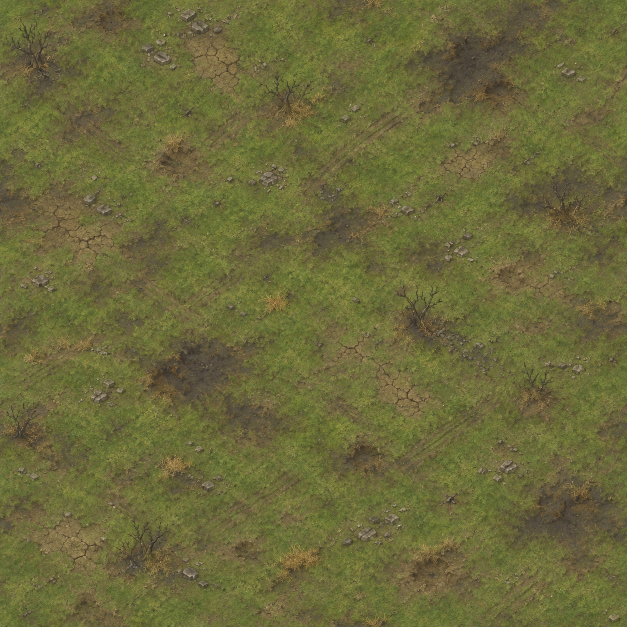
#> input picture frontend/src/assets/grassy_devastation.png, 1254 x 1254 px, found by its file name (shown at 1/2 size)
$ python process_terrain.py
#> lines starting #> are read from the running program, lines starting #| are printed output that depends on the picture
"""
Resize terrain textures, soft-seam edges, and emit MapLibre fill-pattern tiles
under frontend/public/terrain/*-tile.png.

Place source PNGs next to this script (or set SRC) named:
  grassy_devastation.png, desert_devastation.png, Icy_wasteland.png, hightech_city.png

Usage:
  python tools/asset-processing/process_terrain.py
"""

from __future__ import annotations

from pathlib import Path

try:
    from PIL import Image
except ImportError as exc:  # pragma: no cover
    raise SystemExit("Install Pillow: pip install Pillow") from exc

ROOT = Path(__file__).resolve().parents[2]
SRC = Path(__file__).resolve().parent / "terrain-sources"
OUT = ROOT / "frontend" / "public" / "terrain"
SIZE = 128
SEAM = 4

MAPPING = [
    (("grassy_devastation.png",), "grassy-tile.png"),
    (("Desert_devastation.png", "desert_devastation.png", "Deser_devastation.png"), "desert-tile.png"),
    (("Icy_wasteland.png", "Icy_wasteland .png"), "icy-tile.png"),
    (("hightech_city.png",), "city-tile.png"),
]


def find_source(names: tuple[str, ...]) -> Path | None:
#> called with names = ('grassy_devastation.png',)
    for name in names:
        path = SRC / name
        if path.exists():
            return path
    return None


def soft_seam(img: Image.Image, band: int = SEAM) -> Image.Image:
    """Blend opposite edges so fill-pattern tiles without a hard cut."""
    px = img.load()
    w, h = img.size
    for y in range(h):
        for i in range(band):
            t = (i + 1) / (band + 1)
            for channel in range(4):
                left = px[i, y][channel]
                right = px[w - 1 - i, y][channel]
                blended = int(left * (1 - t) + right * t)
                l = list(px[i, y])
                r = list(px[w - 1 - i, y])
                l[channel] = blended
                r[channel] = blended
                px[i, y] = tuple(l)
                px[w - 1 - i, y] = tuple(r)
    for x in range(w):
        for i in range(band):
            t = (i + 1) / (band + 1)
            for channel in range(4):
                top = px[x, i][channel]
                bottom = px[x, h - 1 - i][channel]
                blended = int(top * (1 - t) + bottom * t)
                a = list(px[x, i])
                b = list(px[x, h - 1 - i])
                a[channel] = blended
                b[channel] = blended
                px[x, i] = tuple(a)
                px[x, h - 1 - i] = tuple(b)
    return img


def validate_3x3(img: Image.Image, dest: Path) -> None:
    """Write a 3×3 preview next to the tile for visual seam QA."""
    tile = img.copy()
    preview = Image.new("RGBA", (SIZE * 3, SIZE * 3))
    for row in range(3):
        for col in range(3):
            preview.paste(tile, (col * SIZE, row * SIZE))
    preview_path = dest.with_name(dest.stem + "_3x3_preview.png")
    preview.save(preview_path, optimize=True)
    print(f"  3x3 preview → {preview_path.name}")


def main() -> None:
    OUT.mkdir(parents=True, exist_ok=True)
    for sources, dest_name in MAPPING:
        src = find_source(sources)
        if src is None:
            print(f"SKIP {dest_name}: missing sources {sources}")
            continue
        img = Image.open(src).convert("RGBA").resize((SIZE, SIZE), Image.Resampling.LANCZOS)
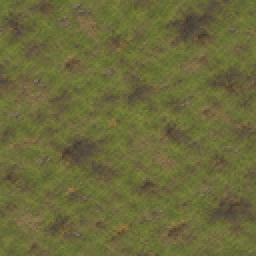
#> img: PIL image 128x128 RGBA (shown 2 times larger); mean R, G, B, A 107, 104.7, 59.3, 255
        img = soft_seam(img)
        dest = OUT / dest_name
        img.save(dest, optimize=True)
        validate_3x3(img, dest)
#> in validate_3x3, `preview = Image.new("RGBA", (SIZE * 3, SIZE * 3))`: preview: PIL image 384x384 RGBA; every value is 0
#> after the loop in validate_3x3, `for row in range(3):`:
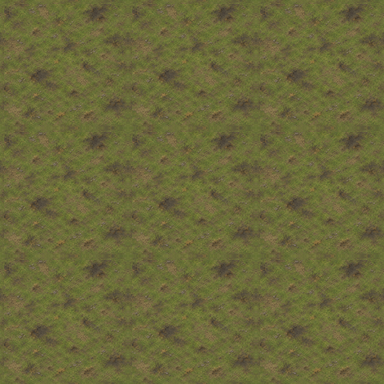
#> preview: PIL image 384x384 RGBA; mean R, G, B, A 107, 104.6, 59.2, 255
        print(f"Wrote {dest} from {src.name}")
#> pass 2 of the loop in main, `for sources, dest_name in MAPPING:`:
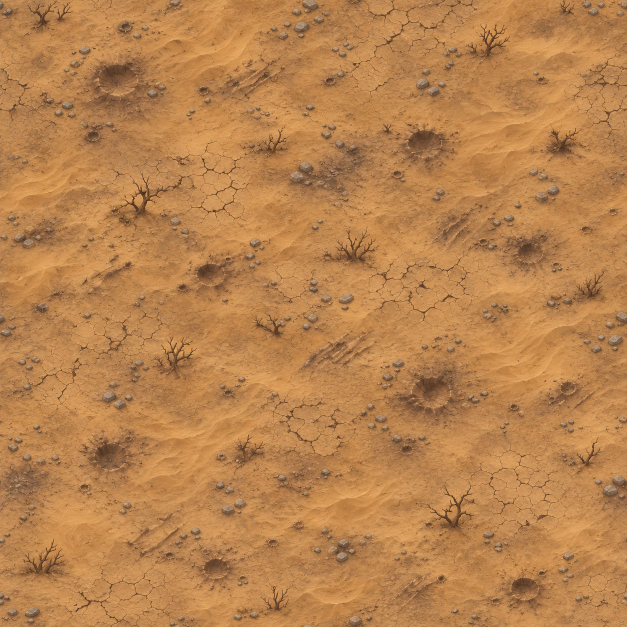
#> input picture frontend/src/assets/desert_devastation.png, 1254 x 1254 px, found by its file name (shown at 1/2 size)
#> in main, `img = Image.open(src).convert("RGBA").resize((SIZE, SIZE), Image.Resam..`:
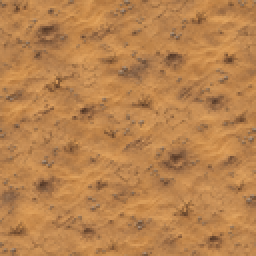
#> img: PIL image 128x128 RGBA (shown 2 times larger); mean R, G, B, A 185.1, 130.9, 78.6, 255
#> after the loop in validate_3x3 (call 2), `for row in range(3):`:
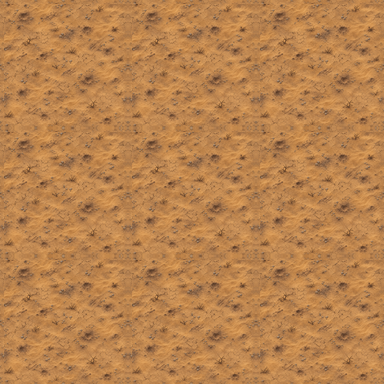
#> preview: PIL image 384x384 RGBA; mean R, G, B, A 185.1, 130.9, 78.6, 255
#> pass 3 of the loop in main, `for sources, dest_name in MAPPING:`:
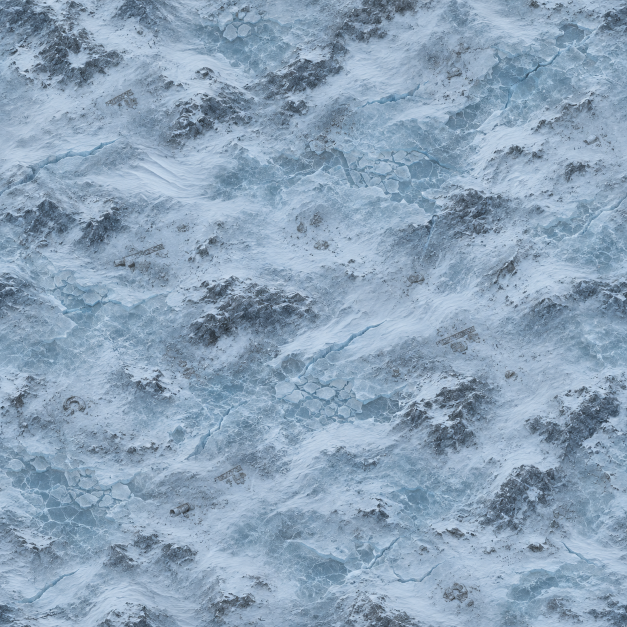
#> input picture frontend/src/assets/Icy_wasteland.png, 1254 x 1254 px, found by its file name (shown at 1/2 size)
#> in main, `img = Image.open(src).convert("RGBA").resize((SIZE, SIZE), Image.Resam..`:
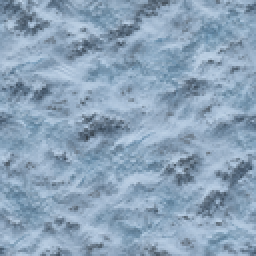
#> img: PIL image 128x128 RGBA (shown 2 times larger); mean R, G, B, A 139.8, 163.1, 185.2, 255
#> after the loop in validate_3x3 (call 3), `for row in range(3):`:
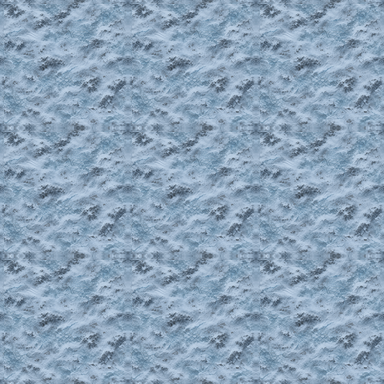
#> preview: PIL image 384x384 RGBA; mean R, G, B, A 139.8, 163, 185.2, 255
#> the loop made 4 passes; the first 3 are shown


if __name__ == "__main__":
    main()
